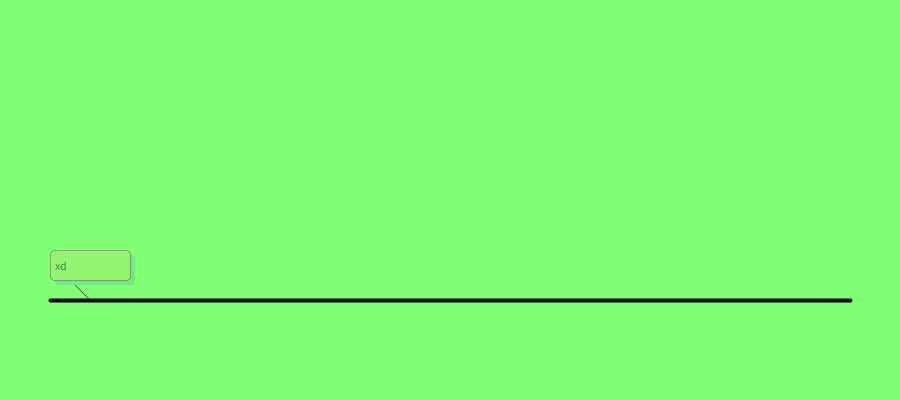
Frame 1 (no input)
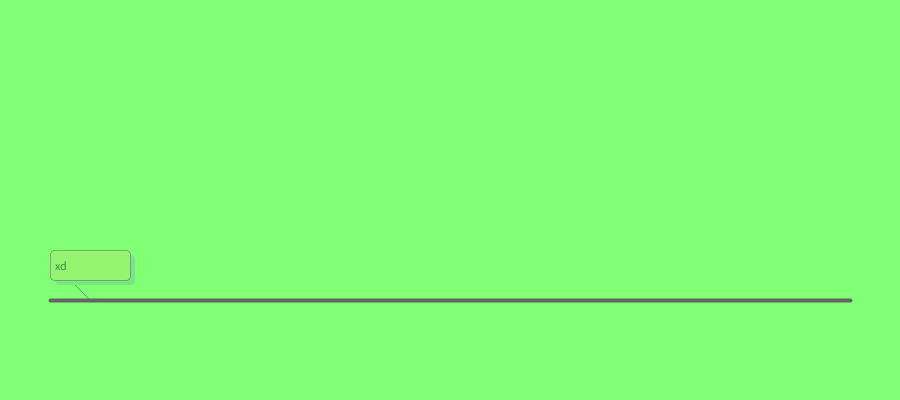
Frame 60 (the mouse pressed at the canvas centre just before this capture)
Frame 120 (the mouse held since frame 60 and released just before this capture): identical to frame 60, image omitted

The Processing sketch that drew these frames (run headless with seeded random() and noise(); from frame 60 on, the mouse is pressed at the canvas centre):

// Processing sketch: ComputerTimeLine
// ── ComputerTimeLine.pde
color rgb1 = #3E7F58;
color rgb2 = #75FF97;
color rgb3 = #76E880;
color rgb4 = #81FF75;
color rgb5 = #95F570;

void setup(){
  size(900,400);
  background(rgb4);
}

void draw(){
  background(rgb4);
  drawRef(50,300,850,300);
  histEvent(50,250,80,30,"xd","history",true);
  println("x: "+mouseX+" y: " + mouseY);

}

void histEvent(int x, int y, int w, int h, String tText, String dText, boolean top){
  strokeWeight(.5);
  if(top){
    line(x+20,y+h,x+40,y+h+20);
  } else {
    line(x+20,y,x+40,y-20);
  }
  fill(rgb3);
  noStroke();
  rect(x+5,y+5,w,h,5); //shadow
  fill(rgb5);
  stroke(100);
  rect(x,y,w,h,5); //button
  fill(rgb1);
  text(tText,x+5,y+20);
  if(mouseX>x && mouseX<=x+w && mouseY>y && mouseY<=y+h){
    if(top){
      text(dText,x,y-30);
    } else {
      text(dText,x,y+60);
    }
  }
}

void drawRef(int x, int y, int w, int h){
  strokeWeight(4);
  line(x,y,w,h);
}
